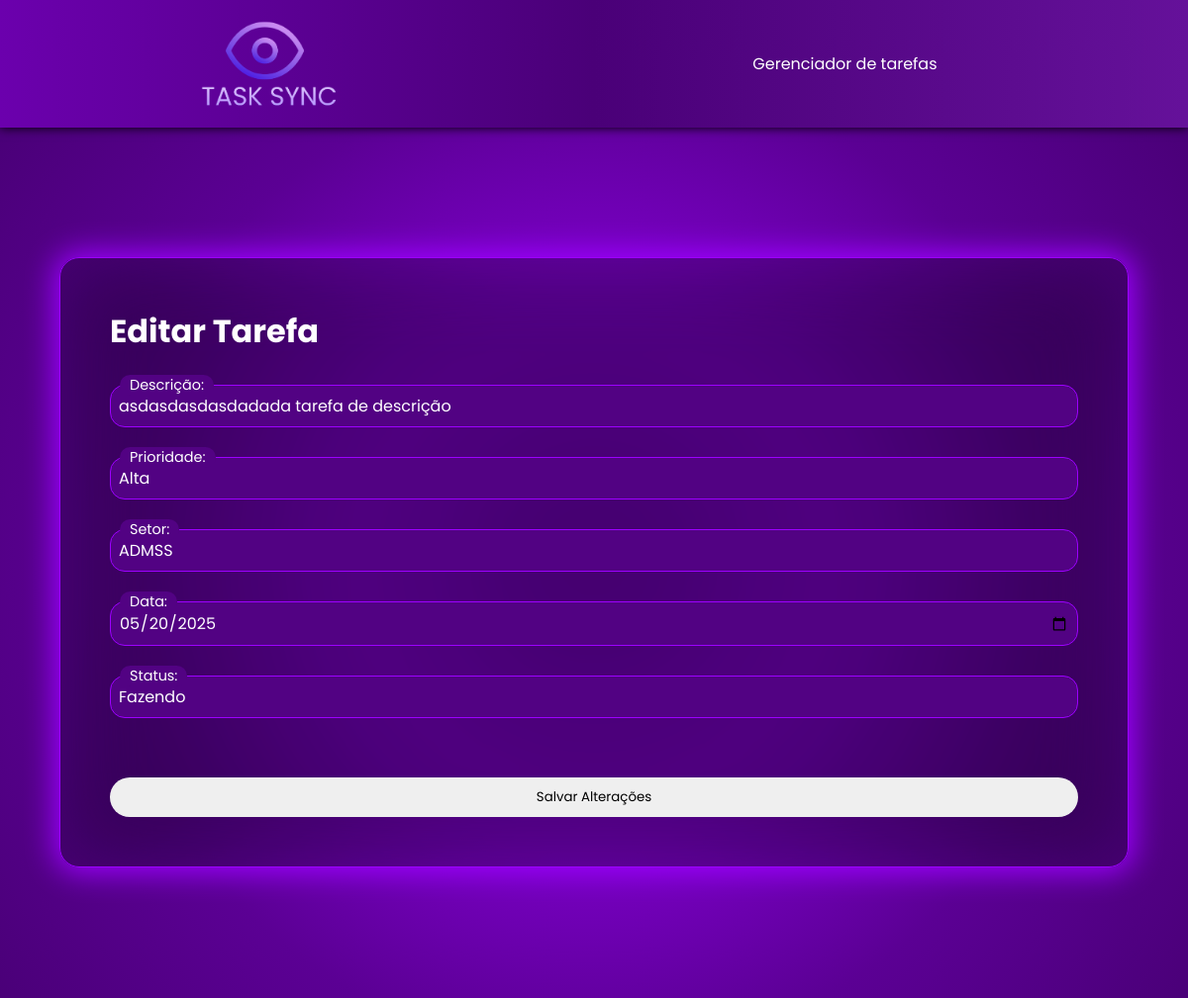
The app's page /php/editar_tarefa.php?id=4 with its own data.
### tables this page shows
CREATE TABLE `tarefas` (
  `id_tarefa` int(11) NOT NULL,
  `descricao_tarefa` varchar(250) NOT NULL,
  `prioridade_tarefa` enum('Baixa','Média','Alta') NOT NULL,
  `setor_empresa_tarefa` varchar(255) NOT NULL,
  `data_cadastro_tarefa` date NOT NULL,
  `status_tarefa` enum('A fazer','Fazendo','Finalizado') NOT NULL,
  `fk_usuario_id` int(11) NOT NULL
);

### php/editar_tarefa.php (the view, shortened to what this page needs)
<?php
include 'config.php';
$id = intval($_GET['id']);
$stmt = $conexao->prepare("SELECT * FROM tarefas WHERE id_tarefa = ?");
$stmt->bind_param("i", $id);
$stmt->execute();
$result = $stmt->get_result();
$tarefa = $result->fetch_assoc();
?>
<!DOCTYPE html>
<html lang="pt-br">
<head>
    <link rel="stylesheet" href="../style/editar_tarefas.css">
</head>
<body>
    <nav>
        <img src="../img/logo.png" id="logo" alt="">
        <ul>
            <li><a href="inicio.php">Gerenciador de tarefas</a></li>
        </ul>
    </nav>
    <main>
        <div class="container">
            <h1>Editar Tarefa</h1>
            <form method="POST" id="form_cadastro">
                <div class="inputbox">
                    <input type="text" name="descricao_tarefa" value="<?= htmlspecialchars($tarefa['descricao_tarefa']) ?>" required>
                    <span>Descrição:</span>
                </div>
                <div class="inputbox">
                    <input type="text" name="prioridade_tarefa" value="<?= htmlspecialchars($tarefa['prioridade_tarefa']) ?>" required>
                    <span>Prioridade:</span>
                </div>
                <div class="inputbox">
                    <input type="text" name="setor_tarefa" value="<?= htmlspecialchars($tarefa['setor_empresa_tarefa']) ?>" required>
                    <span>Setor:</span>
                </div>
                <div class="inputbox">
                    <input type="date" name="data_tarefa" value="<?= htmlspecialchars($tarefa['data_cadastro_tarefa']) ?>" required>
                    <span>Data:</span>
                </div>
                <div class="inputbox">
                    <input type="text" name="status_tarefa" value="<?= htmlspecialchars($tarefa['status_tarefa']) ?>" required>
                    <span>Status:</span>
                </div>
                <div class="inputbox">
                    <button type="submit" id="entrar_button">Salvar Alterações</button>
                </div>
            </form>
        </div>
    </main>
</body>
</html>

### style/editar_tarefas.css (style rules this page uses)
* { margin: 0; padding: 0; box-sizing: border-box; font-family: "Poppins"; }
nav { background: linear-gradient(90deg, #6b00ad, #4a0078, #65119a); backdrop-filter: blur(20px) brightness(0.7); box-shadow: 0 0 10px black; width: 100%; display: flex; justify-content: space-around; align-items: center; padding: 20px; }
nav ul { display: flex; align-items: center; background-color: transparent; }
nav img { width: 140px; }
nav ul li { list-style-type: none; }
nav ul li a { color: white; text-decoration: none; margin-right: 50px; margin-left: 50px; position: relative; max-width: max-content; }
nav ul li a::after { content: ""; position: absolute; bottom: 0; left: 0; width: 0%; height: 10%; background-color: #9d00ff; transition: 0.2s ease-in-out; }
main { height: 110vh; background: radial-gradient(circle, #6b00ad, #7f00ce, #5b0094, #4a0078); display: flex; justify-content: center; align-items: center; flex-direction: column; }
main .container { width: 90%; padding: 50px; border-radius: 20px; color: white; background-color: rgba(0, 0, 0, 0.1); box-shadow: 0 0 30px 5px #9d00ff; border: 1px solid #9d00ff; backdrop-filter: blur(40px) brightness(0.70); }
#form_cadastro { display: flex; flex-direction: column; transition: left 0.5s ease-in-out; left: 0; }
.inputbox { position: relative; margin-top: 30px; }
.inputbox input, .inputbox select { width: 100%; padding: 8px; border: 1px solid #9d00ff; border-radius: 15px; outline: none; color: white; font-size: 1rem; background-color: #520283; }
.inputbox span { position: absolute; left: 0; padding: 10px; pointer-events: none; font-size: 1rem; color: white; transition: 0.2s; }
.inputbox input:valid~span, .inputbox input:focus~span { color: white; transform: translateX(10px) translateY(-10px); background: #520283; font-size: 0.90rem; padding: 0 10px; border-radius: 20px; }
.inputbox input:focus~span, .inputbox input:not(:placeholder-shown)~span { color: white; transform: translateX(10px) translateY(-10px); background: #520283; font-size: 0.90rem; padding: 0 10px; border-radius: 20px; }
.inputbox input:valid, .inputbox input:focus { border: 1px solid #9d00ff; }
#form_cadastro #entrar_button { margin-top: 30px; padding: 10px; border-radius: 30px; cursor: pointer; transition: 0.2s ease-in-out; border: none; width: 100%; }

### records on screen
tarefas: descricao_tarefa "asdasdasdasdadada tarefa de descrição", prioridade_tarefa "Alta", setor_tarefa "ADMSS", data_tarefa "05/20/2025", status_tarefa "Fazendo"
